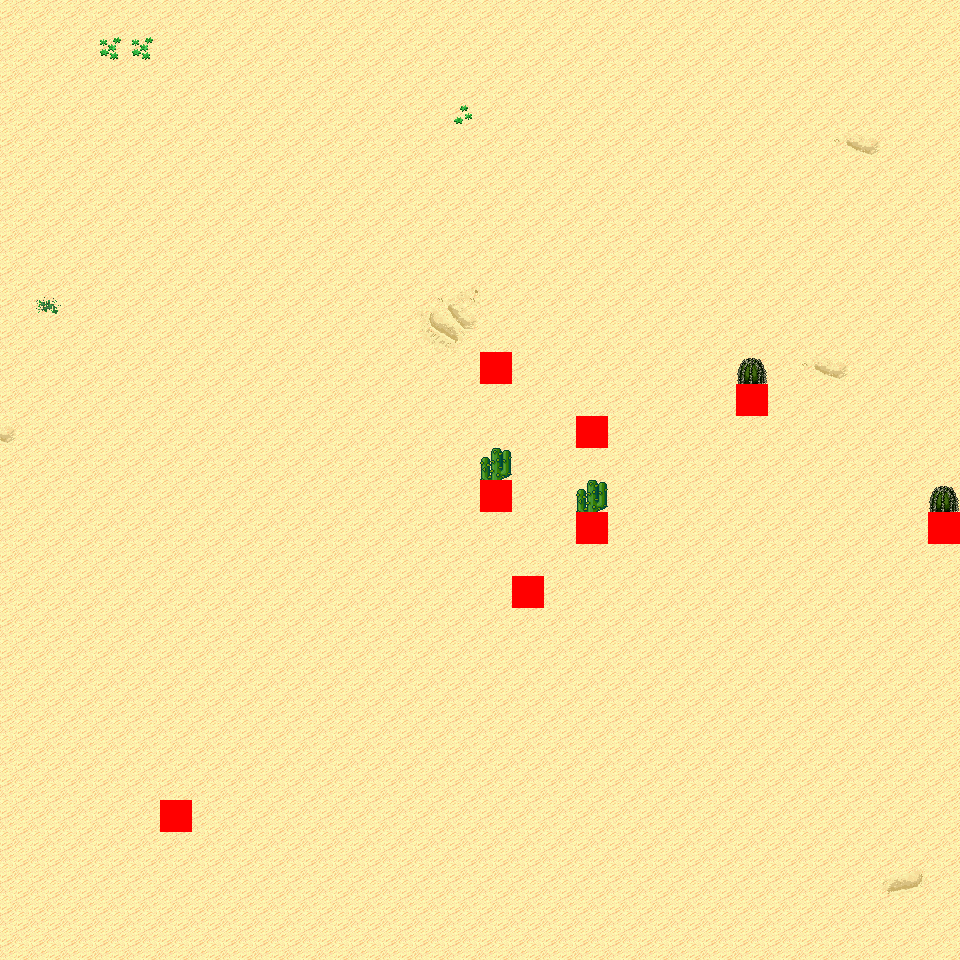

The image is a tile-based game level rendered from a .tmx file. Its description and source (layers, tilesets, objects; grid data summarised) follow:
An orthogonal 30x30 tile map with 32x32 px tiles, 6 tile layers (Ground, Object, Object2, Above, ...), 15 tilesets and 5 objects (5x mapExit).

<map version="1.0" orientation="orthogonal" renderorder="right-down" width="30" height="30" tilewidth="32" tileheight="32" nextobjectid="6">
  <tileset firstgid="1" name="tileset_logic_collision" tilewidth="32" tileheight="32" tilecount="1" columns="1">
    <image source="../drawable/tileset_logic_collision.png" width="32" height="32" />
  </tileset>
  <tileset firstgid="2" name="tileset_ground_ground" tilewidth="32" tileheight="32" tilecount="33" columns="3">
    <image source="../drawable/tileset_ground_ground.png" width="96" height="352" />
  </tileset>
  <tileset firstgid="35" name="tileset_ground_ridge_earth_pale" tilewidth="32" tileheight="32" tilecount="96" columns="12">
    <image source="../drawable/tileset_ground_ridge_earth_pale.png" width="384" height="256" />
  </tileset>
  <tileset firstgid="131" name="tileset_ground_ridge_earth_dark" tilewidth="32" tileheight="32" tilecount="96" columns="12">
    <image source="../drawable/tileset_ground_ridge_earth_dark.png" width="384" height="256" />
  </tileset>
  <tileset firstgid="227" name="tileset_terrain_desert" tilewidth="32" tileheight="32" tilecount="88" columns="8">
    <image source="../drawable/tileset_terrain_desert.png" width="256" height="352" />
  </tileset>
  <tileset firstgid="315" name="tileset_ground_ladder_vertical_dark" tilewidth="32" tileheight="32" tilecount="3" columns="3">
    <image source="../drawable/tileset_ground_ladder_vertical_dark.png" width="96" height="32" />
  </tileset>
  <tileset firstgid="318" name="tileset_plant_tree_evergreen" tilewidth="32" tileheight="32" tilecount="36" columns="3">
    <image source="../drawable/tileset_plant_tree_evergreen.png" width="96" height="384" />
  </tileset>
  <tileset firstgid="354" name="tileset_plant_cactus" tilewidth="32" tileheight="32" tilecount="2" columns="1">
    <image source="../drawable/tileset_plant_cactus.png" width="32" height="64" />
  </tileset>
  <tileset firstgid="356" name="tileset_plant_cactus_2" tilewidth="32" tileheight="32" tilecount="10" columns="5">
    <image source="../drawable/tileset_plant_cactus_2.png" width="160" height="64" />
  </tileset>
  <tileset firstgid="366" name="tileset_ground_sand_2" tilewidth="32" tileheight="32" tilecount="15" columns="5">
    <image source="../drawable/tileset_ground_sand_2.png" width="160" height="96" />
  </tileset>
  <tileset firstgid="381" name="tileset_plant_tree_tree_darkgreen" tilewidth="32" tileheight="32" tilecount="88" columns="8">
    <image source="../drawable/tileset_plant_tree_tree_darkgreen.png" width="256" height="352" />
  </tileset>
  <tileset firstgid="469" name="tileset_ground_rock_pebbles" tilewidth="32" tileheight="32" tilecount="3" columns="1">
    <image source="../drawable/tileset_ground_rock_pebbles.png" width="32" height="96" />
  </tileset>
  <tileset firstgid="472" name="tileset_plant_star_shaped_plants" tilewidth="32" tileheight="32" tilecount="6" columns="2">
    <image source="../drawable/tileset_plant_star_shaped_plants.png" width="64" height="96" />
  </tileset>
  <tileset firstgid="478" name="tileset_plant_stump_small_stump" tilewidth="32" tileheight="32" tilecount="4" columns="2">
    <image source="../drawable/tileset_plant_stump_small_stump.png" width="64" height="64" />
  </tileset>
  <tileset firstgid="482" name="tileset_plant_round_cactuses" tilewidth="32" tileheight="32" tilecount="20" columns="10">
    <image source="../drawable/tileset_plant_round_cactuses.png" width="320" height="64" />
  </tileset>
  <layer name="Ground" width="30" height="30">
    <data>[900 cells, 900 non-empty, 11 distinct tile ids]</data>
  </layer>
  <layer name="Object" width="30" height="30">
    <data>[900 cells, 10 non-empty, 5 distinct tile ids]</data>
  </layer>
  <layer name="Object2" width="30" height="30">
    <data>[900 cells, 0 non-empty, 0 distinct tile ids]</data>
  </layer>
  <layer name="Above" width="30" height="30">
    <data>[900 cells, 4 non-empty, 2 distinct tile ids]</data>
  </layer>
  <layer name="Above2" width="30" height="30">
    <data>[900 cells, 0 non-empty, 0 distinct tile ids]</data>
  </layer>
  <layer name="Walkable" width="30" height="30">
    <data>[900 cells, 8 non-empty, 1 distinct tile ids]</data>
  </layer>
  <objectgroup name="MapEvents">
    <object id="1" name="north" type="mapExit" x="0" y="0" width="960" height="32">
      <properties>
        <property name="map" value="level_0_x35_y94" />
        <property name="x" value="0" />
        <property name="y" value="28" />
      </properties>
    </object>
    <object id="2" name="south" type="mapExit" x="0" y="928" width="960" height="32">
      <properties>
        <property name="map" value="level_0_x35_y96" />
        <property name="x" value="0" />
        <property name="y" value="1" />
      </properties>
    </object>
    <object id="3" name="west" type="mapExit" x="0" y="0" width="32" height="960">
      <properties>
        <property name="map" value="level_0_x34_y95" />
        <property name="x" value="28" />
        <property name="y" value="0" />
      </properties>
    </object>
    <object id="4" name="east" type="mapExit" x="928" y="0" width="32" height="512">
      <properties>
        <property name="map" value="level_0_x36_y95" />
        <property name="x" value="1" />
        <property name="y" value="0" />
      </properties>
    </object>
    <object id="5" name="east2" type="mapExit" x="928" y="544" width="32" height="416">
      <properties>
        <property name="map" value="level_0_x36_y95" />
        <property name="x" value="1" />
        <property name="y" value="17" />
      </properties>
    </object>
  </objectgroup>
</map>
